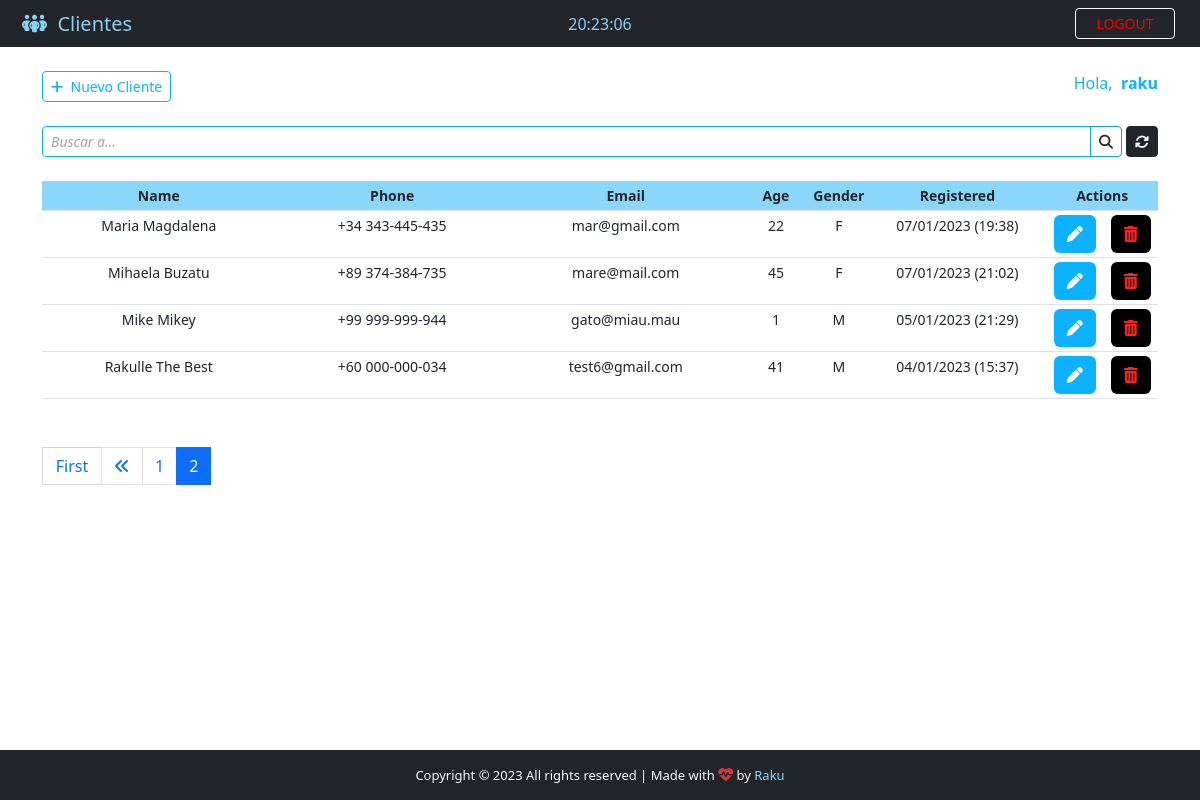
The app's page /backend/?page=2 (signed in) with its own data.
### App/models.py (models this page shows, shortened)
class Patient(models.Model):
    GENDER = {
        ('M', 'M'),
        ('F', 'F'),
    }
    id = models.IntegerField(primary_key=True)
    name = models.CharField(max_length=40)
    phone = models.CharField(max_length=20)
    email = models.CharField(max_length=40)
    age = models.CharField(max_length=3)
    gender = models.CharField(max_length=1, null=True, choices=GENDER)
    note = models.TextField(blank=True)
    created_at = models.DateTimeField(auto_now_add=True)

### App/views.py (the view)
# urls.py: path('backend/', views.backend, name='backend'),
@cache_control(no_cache=True, must_revalidate=True, no_store=True)
@login_required(login_url="login")
def backend(request):
    if 'q' in request.GET:
        q = request.GET.get('q')
        all_patients_list = Patient.objects.filter(
            Q(name__icontains=q) | Q(phone__icontains=q) | Q(email__icontains=q) | Q(
                age__icontains=q) | Q(gender__icontains=q) | Q(note__icontains=q)
        ).order_by('-name')
    else:
        all_patients_list = Patient.objects.all().order_by('name',)
    paginator = Paginator(all_patients_list, 10)
    page = request.GET.get('page')
    all_patients = paginator.get_page(page)
    return render(request, 'backend.html', {"patients": all_patients})

### App/templates/backend.html (shortened to what this page needs)
{% extends 'base.html' %}
{% block nav-content %}
<i class="fa-solid fa-people-group" style="color: #89cff0"></i>&nbsp;&nbsp;<span style="color: #89cff0">Clientes</span>
{% endblock nav-content %}
{% block time %}
<div class="col-sm">
  <center>
    <span id="clock" style="color: #89cff0;"></span>
  </center>
</div>
{% endblock time %}
{% block btn-nav %}
<a  class="btn btn-outline-danger btn-sm border-light" id="btn-nav" data-bs-toggle="modal" data-bs-target="#logoutModal" style="color: red; " >LOGOUT</a>
{% endblock btn-nav %}
{% block footer %} style="color:#8bd7fb; text-decoration: none;" {% endblock footer %}
{% block content %}
<div class="container">
  <br />
  <div class="d-flex justify-content-between">
    <a href="{% url 'add_patient' %}" class="btn  btn-sm btn-new" style="color: #0db2ff; border: 1px solid #0db2ff;"
      ><i class="fas fa-plus"></i>&nbsp;&nbsp;Nuevo Cliente</a
    >
    <span style="color: #0db2ff";>
      Hola,&nbsp;
      <strong><span style="color: #0db2ff;">{{ user.get_username }}</span></strong>
    </span>
  </div>
  <form>
    <div class="input-group input-group-sm mb-3 mt-4" >
      <input
        type="text"
        name="q"
        class="form-control"
        placeholder="Buscar a..."
        value="{{ request.GET.q }}"
        style="border: 1px solid #0db2ff;"
      />
      <button class="btn " style="background-color: transparent; border: 1px solid #11a1e4; border-radius: 0px  4px 4px 0px; overflow: hidden;"><i class="fas fa-search"></i></button>
      <a
        href="{% url 'backend' %}"
        class="btn btn-dark"
        style="margin-left: 4px; border-radius:4px 4px 4px 4px; overflow: hidden;"
        ><i class="fas fa-sync-alt"></i
      ></a>
    </div>
  </form>
  <center>
    <table
      class="table  table-sm mt-4  "
      style="text-align: center; font-size: 14px; "
    >
      <thead style="background-color: #8bd7fb; ">
        <tr>
          <th style="width: 21%;">Name</th>
          <th style="width: 21%;">Phone</th>
          <th style="width: 21%;">Email</th>
          <th style="width: 6%;">Age</th>
          <th style="width: 5%;">Gender</th>
          <th style="width: 16%;">Registered</th>
          <th style="width: 10%;"colspan='2'> Actions</th>
        </tr>
      </thead>
      {% for patient in patients %}
      <tr id="chk_td">
        <td id="top-table" data-label='Nombre' > {{ patient.name }} </td>
        <td id="responsive-border" data-label='Telefono'> {{ patient.phone }} </td>
        <td id="responsive-border" data-label='E-mail'> {{ patient.email }} </td>
        <td id="responsive-border" data-label='Edad'> {{ patient.age }} </td>
        <td id="responsive-border" data-label='Sexo'> {{ patient.gender }} </td>
        <td id="responsive-border" data-label='Registrado a'> {{ patient.created_at | date:'d/m/Y (H:i)'}}</td>
        <td >
          <a class="btn"  style=" background-color: #0db2ff; color: white;" href="/patient/{{ patient.id }}" title="Edit Client" >
            <i class="fas fa-pen"></i>
          </a>
        </td>
        <td>
          <a class="btn" style="background-color: black;color: rgb(247, 35, 35);" title="Delete Client" data-bs-toggle="modal" data-bs-target="#deleteModal{{ patient.pk }}">
            <i class="fas fa-trash-alt"></i>
          </a>
        </td>
      </tr>
      {% endfor %}
    </table>
  </center>
  <nav class="mt-5">
    {% if patients.has_other_pages %}
    <ul class="pagination justify-content-left">
      {% if patients.has_previous %}
      <a href="?page=1"class="btn btn-outline-primary mb-4" style="width: 60px; border-radius: 1px; border: 1px solid #d3d3d3">First</a>
      <li class="page-item"><a href="?page={{ patients.previous_page_number }}" class="page-link"><i class="fas fa-angle-double-left"></i></a></li>
      {% else %}
      <li class="page-item-disabled"></li>
      {% endif %}
      {% for i in patients.paginator.page_range %}
          {% if patients.number == i %}
          <li class="page-item active"><span class="page-link">{{ i }}</span></li>
          {% else %}
          <li class="page-item"><a href="?page={{ i }}" class="page-link">{{ i }}</a></li>
          {% endif %}
      {% endfor %}
    </ul>
    {% endif %}
  </nav>
</div>
<br>
<br>
<br>
{% endblock %}

### App/static/css/style.css (style rules this page uses)
html, body { height: 100%; margin: 0; max-width: 100%; overflow: hidden; }
#btn-nav { width: 100px; float: right; margin-right: 25px; color: #89cff0; border: 1px solid #89cff0; }
form .form-control:placeholder { color: #a3a3a3; font-size: 14px; font-style: italic; }

### records on screen
Patient: name "Maria Magdalena", phone "+34 343-445-435", email "mar@gmail.com", age "22", gender "F", created_at "07/01/2023 (19:38)"
Patient: name "Mihaela Buzatu", phone "+89 374-384-735", email "mare@mail.com", age "45", gender "F", created_at "07/01/2023 (21:02)"
Patient: name "Mike Mikey", phone "+99 999-999-944", email "gato@miau.mau", age "1", gender "M", created_at "05/01/2023 (21:29)"
Patient: name "Rakulle The Best", phone "+60 000-000-034", email "test6@gmail.com", age "41", gender "M", created_at "04/01/2023 (15:37)"

### other values on screen
{{ user.get_username }} "raku"
{{ i }} "1"
{{ i }} "2"
